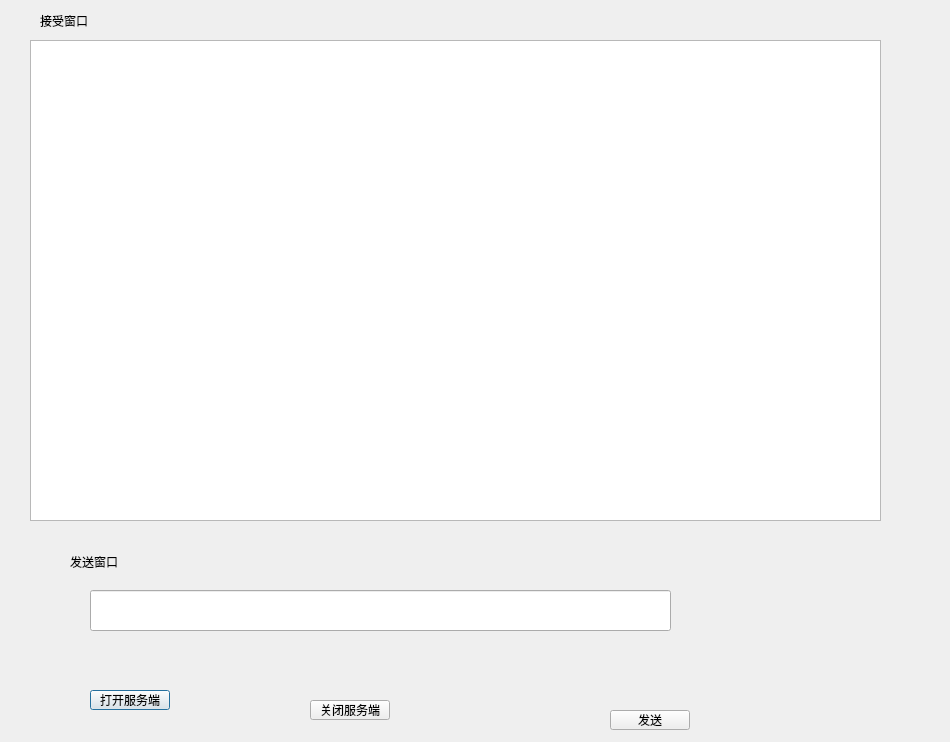
<?xml version="1.0" encoding="UTF-8"?>
<ui version="4.0">
 <class>adminChat</class>
 <widget class="QDialog" name="adminChat">
  <property name="geometry">
   <rect>
    <x>0</x>
    <y>0</y>
    <width>950</width>
    <height>742</height>
   </rect>
  </property>
  <property name="windowTitle">
   <string>服务端</string>
  </property>
  <widget class="QPlainTextEdit" name="recvEdit">
   <property name="geometry">
    <rect>
     <x>30</x>
     <y>40</y>
     <width>851</width>
     <height>481</height>
    </rect>
   </property>
   <property name="font">
    <font>
     <pointsize>12</pointsize>
    </font>
   </property>
   <property name="focusPolicy">
    <enum>Qt::NoFocus</enum>
   </property>
   <property name="readOnly">
    <bool>true</bool>
   </property>
  </widget>
  <widget class="QPushButton" name="openBt">
   <property name="geometry">
    <rect>
     <x>90</x>
     <y>690</y>
     <width>80</width>
     <height>20</height>
    </rect>
   </property>
   <property name="text">
    <string>打开服务端</string>
   </property>
  </widget>
  <widget class="QPushButton" name="closeBt">
   <property name="geometry">
    <rect>
     <x>310</x>
     <y>700</y>
     <width>80</width>
     <height>20</height>
    </rect>
   </property>
   <property name="text">
    <string>关闭服务端</string>
   </property>
  </widget>
  <widget class="QPushButton" name="sendBt">
   <property name="geometry">
    <rect>
     <x>610</x>
     <y>710</y>
     <width>80</width>
     <height>20</height>
    </rect>
   </property>
   <property name="text">
    <string>发送</string>
   </property>
  </widget>
  <widget class="QLineEdit" name="sendEdit">
   <property name="geometry">
    <rect>
     <x>90</x>
     <y>590</y>
     <width>581</width>
     <height>41</height>
    </rect>
   </property>
  </widget>
  <widget class="QLabel" name="label">
   <property name="geometry">
    <rect>
     <x>70</x>
     <y>552</y>
     <width>231</width>
     <height>20</height>
    </rect>
   </property>
   <property name="text">
    <string>发送窗口</string>
   </property>
  </widget>
  <widget class="QLabel" name="label_2">
   <property name="geometry">
    <rect>
     <x>40</x>
     <y>10</y>
     <width>201</width>
     <height>21</height>
    </rect>
   </property>
   <property name="text">
    <string>接受窗口</string>
   </property>
  </widget>
 </widget>
 <resources/>
 <connections/>
</ui>
